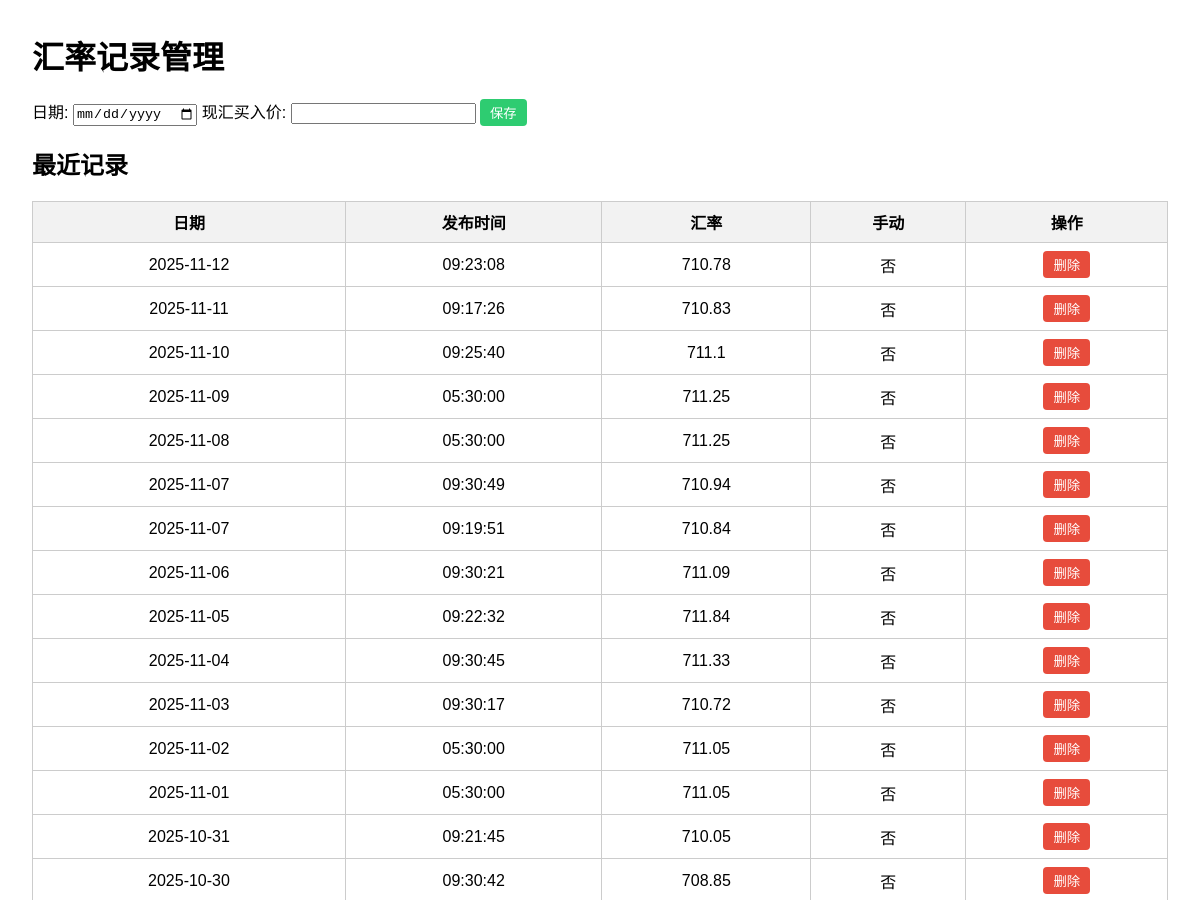
/admin (upper part), run on an earlier commit of the app's database.
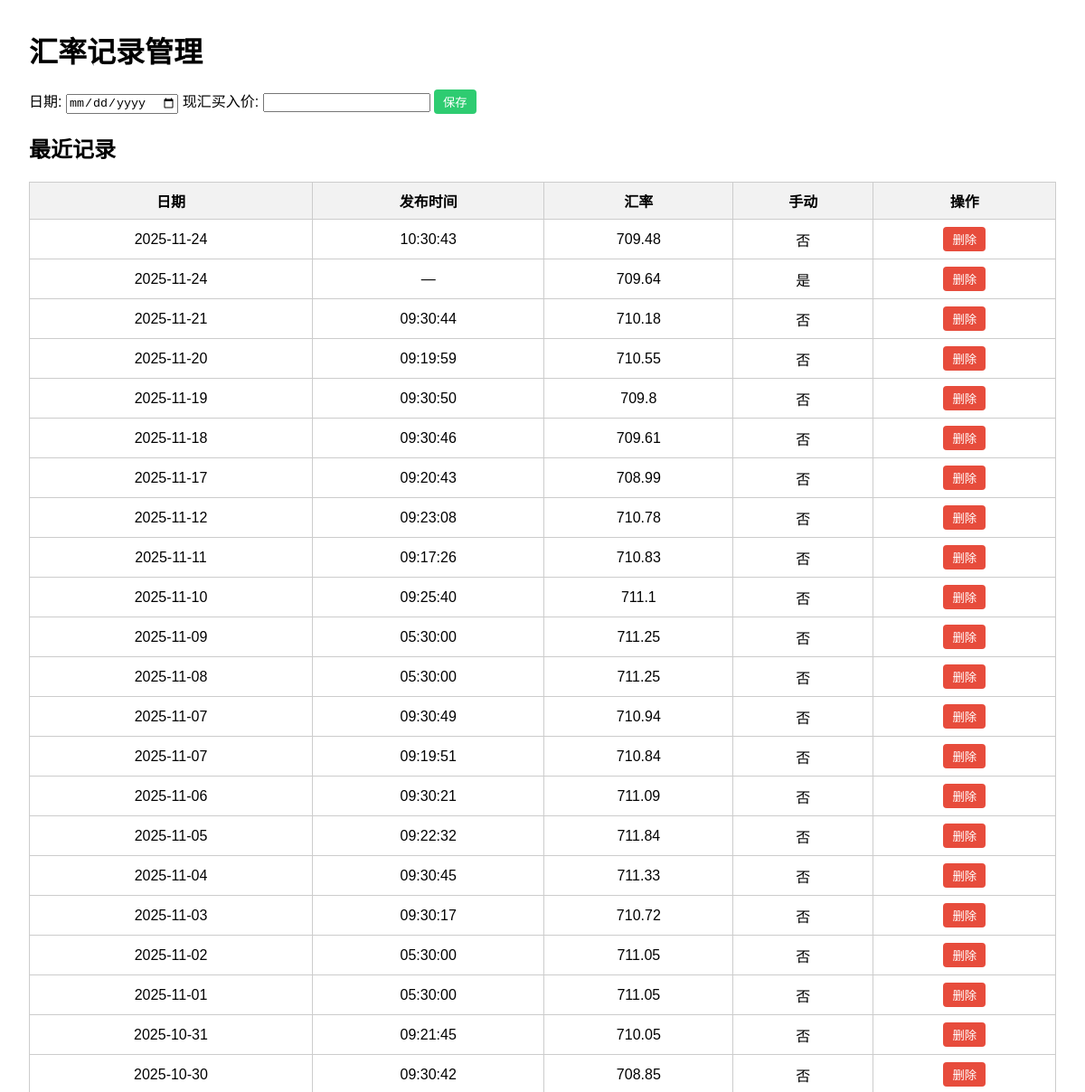
And on a later commit of the database.
### tables this page shows
CREATE TABLE rates (
    id INTEGER PRIMARY KEY AUTOINCREMENT,
    date TEXT,
    pub_time TEXT,
    rate REAL,
    manual_flag INTEGER DEFAULT 0
);

### app.py (the view)
@app.route('/admin', methods=['GET'])
def admin():
    conn = sqlite3.connect(app.config['DB_PATH'])
    c = conn.cursor()
    c.execute('SELECT id, date, pub_time, rate, manual_flag FROM rates ORDER BY date DESC, pub_time DESC')
    rows = c.fetchall()
    conn.close()
    return render_template('admin.html', rows=rows)

### templates/admin.html (shortened to what this page needs)
<!DOCTYPE html>
<html lang="zh-CN">
<head>
</head>
<body>
  <h1>汇率记录管理</h1>
  <form method="post" action="/admin/add">
    <label>
      日期:
      <input type="date" name="date" required>
    </label>
    <label>
      现汇买入价:
      <input type="number" step="0.0001" name="rate" required>
    </label>
    <button type="submit" style="background-color:#2ecc71;">保存</button>
  </form>
  <h2>最近记录</h2>
  <table>
    <thead>
      <tr>
        <th>日期</th>
        <th>发布时间</th>
        <th>汇率</th>
        <th>手动</th>
        <th>操作</th>
      </tr>
    </thead>
    <tbody>
      {% for id, d, pt, r, m in rows %}
      <tr>
        <td>{{ d }}</td>
        <td>{{ pt if pt else '—' }}</td>
        <td>{{ r }}</td>
        <td>{{ '是' if m else '否' }}</td>
        <td>
          <form action="/admin/delete/{{ id }}" method="post" class="inline-form">
            <button type="submit" onclick="return confirm('确认删除这条记录吗？')">删除</button>
          </form>
        </td>
      </tr>
      {% endfor %}
    </tbody>
  </table>
</body>
</html>

### templates/admin.html (style rules this page uses)
body { font-family: Arial, sans-serif; margin: 2em; }
table { border-collapse: collapse; width: 100%; }
th, td { border: 1px solid #ccc; padding: 8px; text-align: center; }
th { background-color: #f2f2f2; }
form { margin-bottom: 1em; }
.inline-form { display: inline; }
button { padding: 4px 10px; border: none; border-radius: 4px; background-color: #e74c3c; color: white; cursor: pointer; }

What changed in the data, as far as the page shows it:
added rates: date "2025-11-24", pub_time "10:30:43", rate "709.48", manual_flag "否"
added rates: date "2025-11-24", pub_time "—", rate "709.64", manual_flag "是"
added rates: date "2025-11-21", pub_time "09:30:44", rate "710.18", manual_flag "否"
added rates: date "2025-11-20", pub_time "09:19:59", rate "710.55", manual_flag "否"
added rates: date "2025-11-19", pub_time "09:30:50", rate "709.8", manual_flag "否"
added rates: date "2025-11-18", pub_time "09:30:46", rate "709.61", manual_flag "否"
added rates: date "2025-11-17", pub_time "09:20:43", rate "708.99", manual_flag "否"
